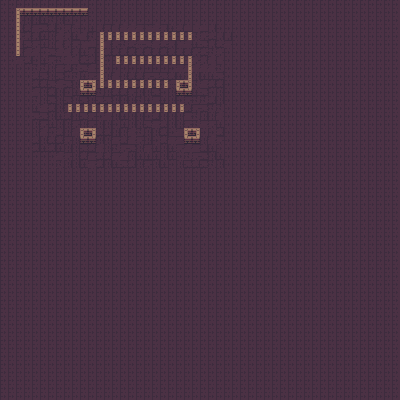

This is a level from a 2D game, rendered from its Tiled map with the project's own tilesets. A one-line summary and the map file follow, with tile-layer data summarised:
An orthogonal 50x50 tile map with 8x8 px tiles, 2 tile layers (Tile Layer 1, Tile Layer 2).

<map version="1.10" tiledversion="1.11.0" orientation="orthogonal" renderorder="right-down" width="50" height="50" tilewidth="8" tileheight="8" infinite="0" nextlayerid="5" nextobjectid="1">
 <tileset firstgid="1" source="topdown.tsx" />
 <objectgroup id="3" name="Object Layer 1" />
 <layer id="1" name="Tile Layer 1" width="50" height="50">
  <data>[2500 cells, 2500 non-empty, 21 distinct tile ids]</data>
 </layer>
 <layer id="4" name="Tile Layer 2" width="50" height="50">
  <data>[2500 cells, 169 non-empty, 21 distinct tile ids]</data>
 </layer>
</map>
